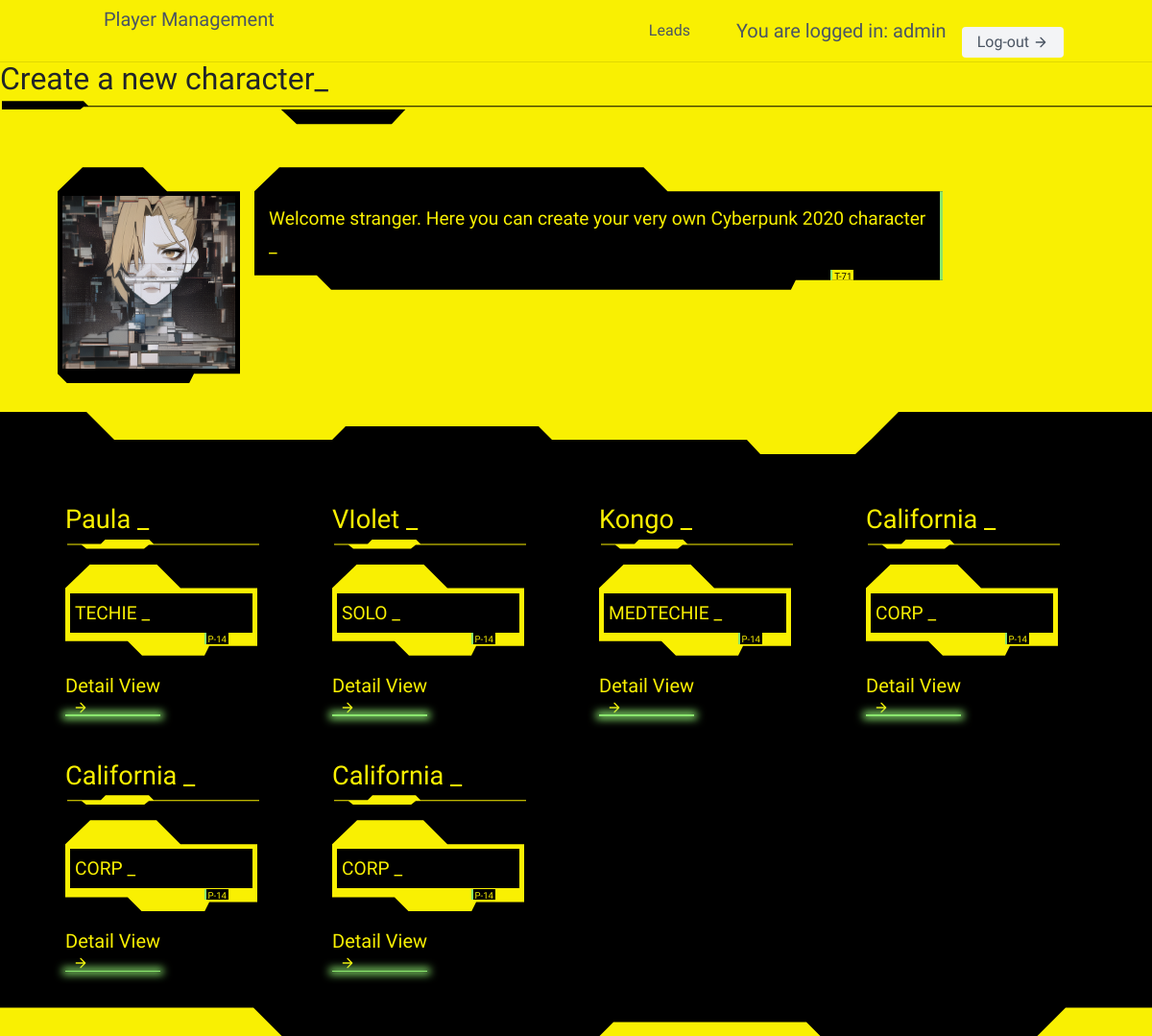
/cp2020/list/ (signed in), run on an earlier commit of the app's database.
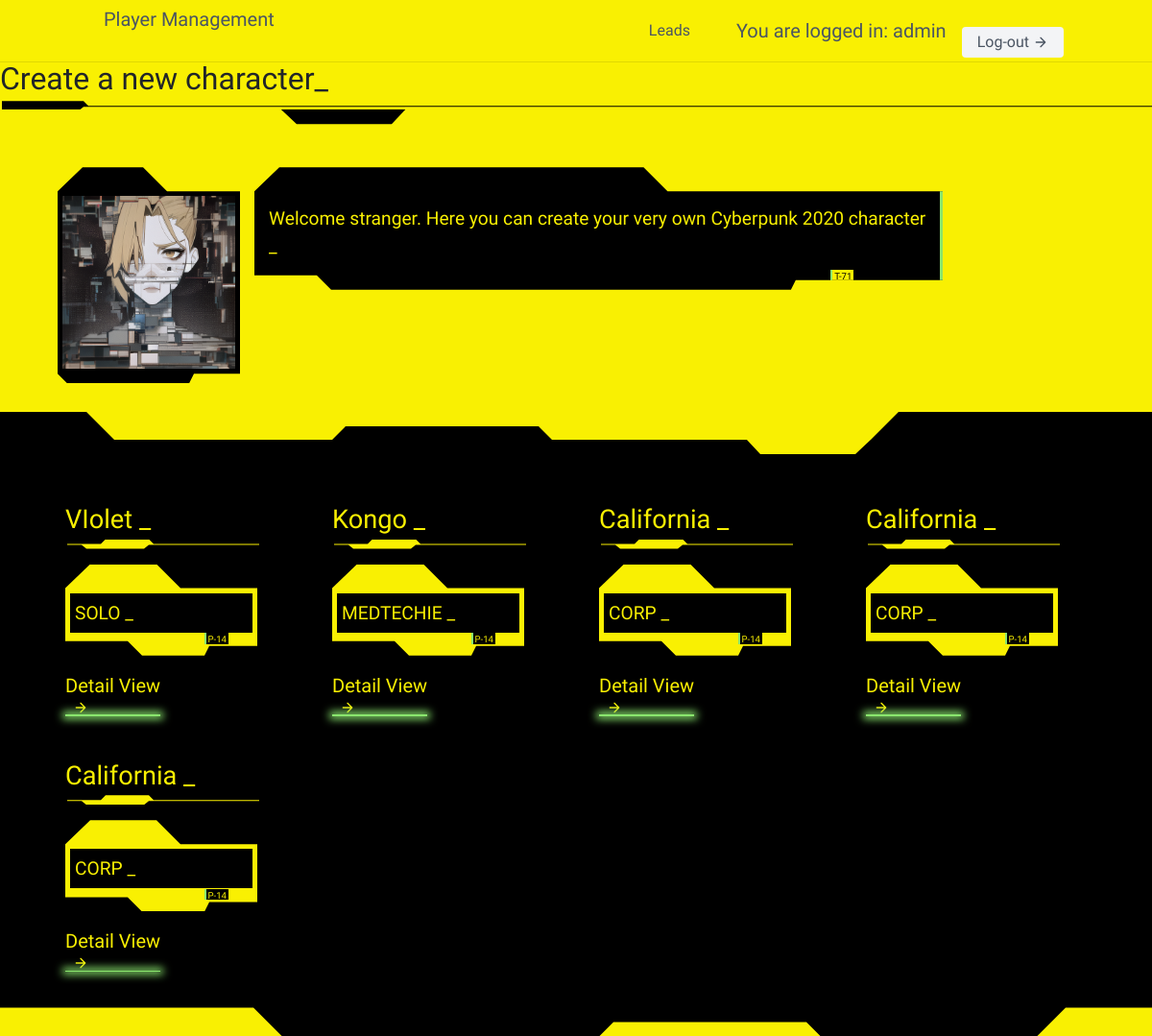
And on a later commit of the database.
### cp2020/models.py (models this page shows, shortened)
class CharacterDetail(models.Model):
    SL = 'SOLO'
    RC = 'ROCKER'
    NR = "NETRUNNER"
    MD = "MEDIA"
    ND = "NOMAD"
    FX = "FIXER"
    CP = "COP"
    CR = "CORP"
    TC = "TECHIE"
    MC = "MEDTECHIE"
    ROLES = [
        (SL, "Solo"),
        (RC, "Rocker"),
        (NR, "Netrunner"),
        (MD, "Media"),
        (ND, "Nomad"),
        (FX, "Fixer"),
        (CP, "Cop"),
        (CR, "Corp"),
        (TC, "Techie"),
        (MC, "Medtechie"),
    ]
    user = models.ForeignKey(User, on_delete=models.CASCADE, blank=True, null=True)
    name = models.CharField(max_length=15)
    role = models.TextField(choices=ROLES, default=SL)
    picture = models.ImageField(upload_to='pictures_storage/',
                                height_field=None,
                                width_field=None,
                                max_length=200,
                                blank=True, null=True)
    stat_INT = models.DecimalField(max_digits=2, decimal_places=0, default=2,
                                    validators=[MinValueValidator(2), MaxValueValidator(10)])
    stat_REF = models.DecimalField(max_digits=2, decimal_places=0, default=2,
                                    validators=[MinValueValidator(2), MaxValueValidator(10)])
    stat_TECH = models.DecimalField(max_digits=2, decimal_places=0, default=2,
                                    validators=[MinValueValidator(2), MaxValueValidator(10)])
    stat_COOL = models.DecimalField(max_digits=2, decimal_places=0, default=2,
                                    validators=[MinValueValidator(2), MaxValueValidator(10)])
    stat_ATTR = models.DecimalField(max_digits=2, decimal_places=0, default=2,
                                    validators=[MinValueValidator(2), MaxValueValidator(10)])
    stat_LUCK = models.DecimalField(max_digits=2, decimal_places=0, default=2,
                                    validators=[MinValueValidator(2), MaxValueValidator(10)])
    stat_MA = models.DecimalField(max_digits=2, decimal_places=0, default=2,
                                    validators=[MinValueValidator(2), MaxValueValidator(10)])
    stat_BODY = models.DecimalField(max_digits=2, decimal_places=0, default=2,
                                    validators=[MinValueValidator(2), MaxValueValidator(10)])
    stat_EMP = models.DecimalField(max_digits=2, decimal_places=0, default=2,
                                    validators=[MinValueValidator(2), MaxValueValidator(10)])
    MA_Run = models.DecimalField(max_digits=3, decimal_places=0,
                                 blank=True, null=True)
    MA_Leap = models.DecimalField(max_digits=3, decimal_places=0,
                                  blank=True, null=True)
    MA_Lift = models.DecimalField(max_digits=3, decimal_places=0,
                                  blank=True, null=True)
    EMP_Humanity = models.DecimalField(max_digits=3, decimal_places=0,
                                       blank=True, null=True)
    BODY_Save_Nr = models.DecimalField(max_digits=3, decimal_places=0,
                                       blank=True, null=True)
    BODY_BTM = models.DecimalField(max_digits=3, decimal_places=0,
                                       blank=True, null=True)
    SKILL_Authority = models.DecimalField(max_digits=2, decimal_places=0, default=0)
    SKILL_Char_Leadership = models.DecimalField(max_digits=2, decimal_places=0, default=0)
    SKILL_Combat_Sense = models.DecimalField(max_digits=2, decimal_places=0, default=0)
    SKILL_Credibility = models.DecimalField(max_digits=2, decimal_places=0, default=0)
    SKILL_Family = models.DecimalField(max_digits=2, decimal_places=0, default=0)
    SKILL_Interface = models.DecimalField(max_digits=2, decimal_places=0, default=0)
    SKILL_Jury_Rig = models.DecimalField(max_digits=2, decimal_places=0, default=0)
    SKILL_Medical_Tech = models.DecimalField(max_digits=2, decimal_places=0, default=0)
    SKILL_Resources = models.DecimalField(max_digits=2, decimal_places=0, default=0)
    SKILL_Street_Deal = models.DecimalField(max_digits=2, decimal_places=0, default=0)
    ATRR_Personal_Grooming = models.DecimalField(max_digits=2, decimal_places=0, default=0)
    ATRR_Wardrobe_Style = models.DecimalField(max_digits=2, decimal_places=0, default=0)
    BODY_Endurance = models.DecimalField(max_digits=2, decimal_places=0, default=0)
    BODY_Strength_Feat = models.DecimalField(max_digits=2, decimal_places=0, default=0)
    BODY_Swimming = models.DecimalField(max_digits=2, decimal_places=0, default=0)
    COOL_Interrogation = models.DecimalField(max_digits=2, decimal_places=0, default=0)
    COOL_Intimidate = models.DecimalField(max_digits=2, decimal_places=0, default=0)
    COOL_Oratory = models.DecimalField(max_digits=2, decimal_places=0, default=0)
    COOL_Resist_Torture = models.DecimalField(max_digits=2, decimal_places=0, default=0)
    COOL_Streetwise = models.DecimalField(max_digits=2, decimal_places=0, default=0)
    EMPATHY_Human_Perception = models.DecimalField(max_digits=2, decimal_places=0, default=0)
    EMPATHY_Interview = models.DecimalField(max_digits=2, decimal_places=0, default=0)
    EMPATHY_Leadership = models.DecimalField(max_digits=2, decimal_places=0, default=0)
    EMPATHY_Seduction = models.DecimalField(max_digits=2, decimal_places=0, default=0)
    EMPATHY_Social = models.DecimalField(max_digits=2, decimal_places=0, default=0)
    EMPATHY_Persuasion = models.DecimalField(max_digits=2, decimal_places=0, default=0)
    EMPATHY_Perform = models.DecimalField(max_digits=2, decimal_places=0, default=0)
    INT_Accounting = models.DecimalField(max_digits=2, decimal_places=0, default=0)
    INT_Anthropology = models.DecimalField(max_digits=2, decimal_places=0, default=0)
    INT_Awareness = models.DecimalField(max_digits=2, decimal_places=0, default=0)
    INT_Biology = models.DecimalField(max_digits=2, decimal_places=0, default=0)
    INT_Botany = models.DecimalField(max_digits=2, decimal_places=0, default=0)
    INT_Chemistry = models.DecimalField(max_digits=2, decimal_places=0, default=0)
    INT_Composition = models.DecimalField(max_digits=2, decimal_places=0, default=0)
    INT_Diagnose_Illness = models.DecimalField(max_digits=2, decimal_places=0, default=0)
    INT_Education = models.DecimalField(max_digits=2, decimal_places=0, default=0)
    INT_Expert = models.DecimalField(max_digits=2, decimal_places=0, default=0)
    INT_Gamble = models.DecimalField(max_digits=2, decimal_places=0, default=0)
    INT_Geology = models.DecimalField(max_digits=2, decimal_places=0, default=0)
    INT_Hide = models.DecimalField(max_digits=2, decimal_places=0, default=0)
    INT_History = models.DecimalField(max_digits=2, decimal_places=0, default=0)
    INT_Language_1 = models.DecimalField(max_digits=2, decimal_places=0, default=0)
    INT_Language_1_Type = models.CharField(max_length=15, default="")
    INT_Language_2 = models.DecimalField(max_digits=2, decimal_places=0, default=0)
    INT_Language_2_Type = models.CharField(max_length=15, default="")
    INT_Language_3 = models.DecimalField(max_digits=2, decimal_places=0, default=0)
    INT_Language_3_Type = models.CharField(max_length=15, default="")
    INT_Library_Search = models.DecimalField(max_digits=2, decimal_places=0, default=0)
    INT_Mathematics = models.DecimalField(max_digits=2, decimal_places=0, default=0)
    INT_Physics = models.DecimalField(max_digits=2, decimal_places=0, default=0)
    INT_Programming = models.DecimalField(max_digits=2, decimal_places=0, default=0)
    INT_Track = models.DecimalField(max_digits=2, decimal_places=0, default=0)
    INT_Stock_Market = models.DecimalField(max_digits=2, decimal_places=0, default=0)
    INT_System_Knowledge = models.DecimalField(max_digits=2, decimal_places=0, default=0)
    INT_Teaching = models.DecimalField(max_digits=2, decimal_places=0, default=0)
    INT_Wilderness_Survival = models.DecimalField(max_digits=2, decimal_places=0, default=0)
    INT_Zoology = models.DecimalField(max_digits=2, decimal_places=0, default=0)
    REF_Archery = models.DecimalField(max_digits=2, decimal_places=0, default=0)
    REF_Athletics = models.DecimalField(max_digits=2, decimal_places=0, default=0)
    REF_Brawling = models.DecimalField(max_digits=2, decimal_places=0, default=0)
    REF_Dance = models.DecimalField(max_digits=2, decimal_places=0, default=0)
    REF_Dodge_Escape = models.DecimalField(max_digits=2, decimal_places=0, default=0)
    REF_Driving = models.DecimalField(max_digits=2, decimal_places=0, default=0)
    REF_Fencing = models.DecimalField(max_digits=2, decimal_places=0, default=0)
    REF_Handgun = models.DecimalField(max_digits=2, decimal_places=0, default=0)
    REF_Heavy_Weapons = models.DecimalField(max_digits=2, decimal_places=0, default=0)
    REF_Martial_Art_1 = models.DecimalField(max_digits=2, decimal_places=0, default=0)
    REF_Martial_Art_1_Type = models.CharField(max_length=15, default="")
    REF_Martial_Art_2 = models.DecimalField(max_digits=2, decimal_places=0, default=0)
    REF_Martial_Art_2_Type = models.CharField(max_length=15, default="")
    REF_Martial_Art_3 = models.DecimalField(max_digits=2, decimal_places=0, default=0)
    REF_Martial_Art_3_Type = models.CharField(max_length=15, default="")
    REF_Melee = models.DecimalField(max_digits=2, decimal_places=0, default=0)
    REF_Motorcycle = models.DecimalField(max_digits=2, decimal_places=0, default=0)
    REF_Operate_Hvy_Machinery = models.DecimalField(max_digits=2, decimal_places=0, default=0)
    REF_Pilot_Gyro = models.DecimalField(max_digits=2, decimal_places=0, default=0)
    REF_Pilot_Fixed_Wing = models.DecimalField(max_digits=2, decimal_places=0, default=0)
    REF_Pilot_Dirigible = models.DecimalField(max_digits=2, decimal_places=0, default=0)
    REF_Pilot_Vect_Thrust = models.DecimalField(max_digits=2, decimal_places=0, default=0)
    REF_Rifle = models.DecimalField(max_digits=2, decimal_places=0, default=0)
    REF_Stealth = models.DecimalField(max_digits=2, decimal_places=0, default=0)
    REF_Submachinegun = models.DecimalField(max_digits=2, decimal_places=0, default=0)
    TECH_Aero_Tech = models.DecimalField(max_digits=2, decimal_places=0, default=0)
    TECH_AV_Tech = models.DecimalField(max_digits=2, decimal_places=0, default=0)
    TECH_Basic_Tech = models.DecimalField(max_digits=2, decimal_places=0, default=0)
    TECH_Cryotank_Operation = models.DecimalField(max_digits=2, decimal_places=0, default=0)
    TECH_Cyberdeck_Design = models.DecimalField(max_digits=2, decimal_places=0, default=0)
    TECH_Cyber_Tech = models.DecimalField(max_digits=2, decimal_places=0, default=0)
    TECH_Demolitions = models.DecimalField(max_digits=2, decimal_places=0, default=0)
    TECH_Disguise = models.DecimalField(max_digits=2, decimal_places=0, default=0)
    TECH_Electronics = models.DecimalField(max_digits=2, decimal_places=0, default=0)
    TECH_Elect_Security = models.DecimalField(max_digits=2, decimal_places=0, default=0)
    TECH_First_Aid = models.DecimalField(max_digits=2, decimal_places=0, default=0)
    TECH_Forgery = models.DecimalField(max_digits=2, decimal_places=0, default=0)
    TECH_Gyro_Tech = models.DecimalField(max_digits=2, decimal_places=0, default=0)
    TECH_Paint_or_Draw = models.DecimalField(max_digits=2, decimal_places=0, default=0)
    TECH_Photo_Film = models.DecimalField(max_digits=2, decimal_places=0, default=0)
    TECH_Pharmacuticals = models.DecimalField(max_digits=2, decimal_places=0, default=0)
    TECH_Pick_Lock = models.DecimalField(max_digits=2, decimal_places=0, default=0)
    TECH_Play_Instrument = models.DecimalField(max_digits=2, decimal_places=0, default=0)
    TECH_Weaponsmith = models.DecimalField(max_digits=2, decimal_places=0, default=0)

### cp2020/views.py (the view)
# urls.py: path('list/', CharacterList.as_view(), name="CharList"),
class CharacterList(LoginRequiredMixin, ListView):
    template_name = "CharacterList.html"
    context_object_name = 'myCharacters'
    def get_queryset(self):
        return CharacterDetail.objects.filter(
            user =self.request.user
        )

### cp2020/templates/CharacterList.html (shortened to what this page needs)
{% extends "baseCP.html" %}
{% block content %}
    <hr>
    <h1 class="cyberpunk">Create a new character</h1>
    <section class="cyberpunk">
        {% load static %}
        <div style="display:inline-block;vertical-align:top;">
            <img src="{% static 'AI_Picture.png' %}"  alt="" height="200" width="200" />
         </div>
        <div style="display:inline-block;">
        <p class="cyberpunk inverse">
            Welcome stranger. Here you can create your very own Cyberpunk 2020 character<br>
        </p>
        </div>
    </section>
    <section class="cyberpunk black">
   <div class="flex flex-wrap -m-4" >
    {% for CharacterDetail in myCharacters %}
       <div class="p-4 lg:w-1/4 md:w-full">
          <div class="flex-grow"style="max-width: 200px">
            <h2 class="text-gray-900 text-lg title-font font-medium mb-3">
                {{ CharacterDetail.name }}
            </h2>
            <p class="leading-relaxed text-base">
                {{ CharacterDetail.role }}
            </p>
            <a href = " {% url 'cp2020:Details' CharacterDetail.pk %}" class="mt-3 text-green-500 inline-flex items-center">
                                Detail View
              <svg fill="none" stroke="currentColor" stroke-linecap="round" stroke-linejoin="round" stroke-width="2" class="w-4 h-4 ml-2" viewBox="0 0 24 24">
                <path d="M5 12h14M12 5l7 7-7 7"></path>
              </svg>
            </a>
          </div>
       </div>
    {% endfor %}
       </div>
    </section>
{% endblock content %}

What changed in the data, as far as the page shows it:
removed CharacterDetail: name "Paula", role "TECHIE"
